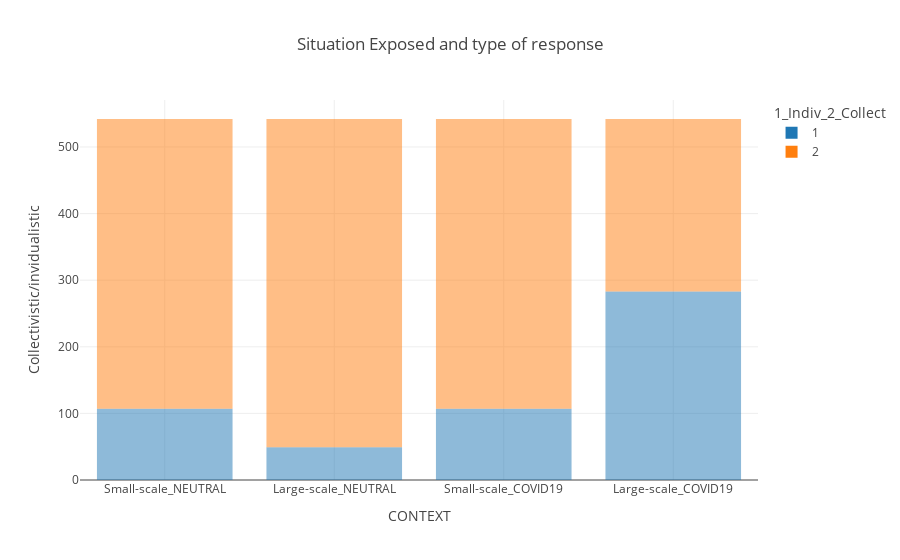

This figure's notebook cell:
### Code cell
fig = px.bar(counts_fav, x="level_0", y="How_many",color= "1_Indiv_2_Collect", template = "gridon",opacity = 0.5, 
             labels={
                     "How_many": "Collectivistic/invidualistic",
                     "level_0": "CONTEXT"
                     
                 },
             title = "Situation Exposed and type of response")
fig.show()

### Figure 1 — Plotly figure (JSON) as saved in the notebook; plotly's stock layout.template omitted (floating-point values rounded to 4 significant figures)
{"data": [{"alignmentgroup": "True", "hovertemplate": "1_Indiv_2_Collect=1<br>CONTEXT=%{x}<br>Collectivistic/invidualistic=%{y}<extra></extra>", "legendgroup": "1", "marker": {"color": "#1F77B4", "opacity": 0.5}, "name": "1", "offsetgroup": "1", "orientation": "v", "showlegend": true, "textposition": "auto", "type": "bar", "x": ["Small-scale_NEUTRAL", "Large-scale_NEUTRAL", "Small-scale_COVID19", "Large-scale_COVID19"], "xaxis": "x", "y": [107, 49, 107, 283], "yaxis": "y"}, {"alignmentgroup": "True", "hovertemplate": "1_Indiv_2_Collect=2<br>CONTEXT=%{x}<br>Collectivistic/invidualistic=%{y}<extra></extra>", "legendgroup": "2", "marker": {"color": "#FF7F0E", "opacity": 0.5}, "name": "2", "offsetgroup": "2", "orientation": "v", "showlegend": true, "textposition": "auto", "type": "bar", "x": ["Small-scale_NEUTRAL", "Large-scale_NEUTRAL", "Small-scale_COVID19", "Large-scale_COVID19"], "xaxis": "x", "y": [435, 493, 435, 259], "yaxis": "y"}], "layout": {"barmode": "relative", "legend": {"title": {"text": "1_Indiv_2_Collect"}, "tracegroupgap": 0}, "title": {"text": "Situation Exposed and type of response"}, "xaxis": {"anchor": "y", "domain": [0, 1], "title": {"text": "CONTEXT"}}, "yaxis": {"anchor": "x", "domain": [0, 1], "title": {"text": "Collectivistic/invidualistic"}}}}
